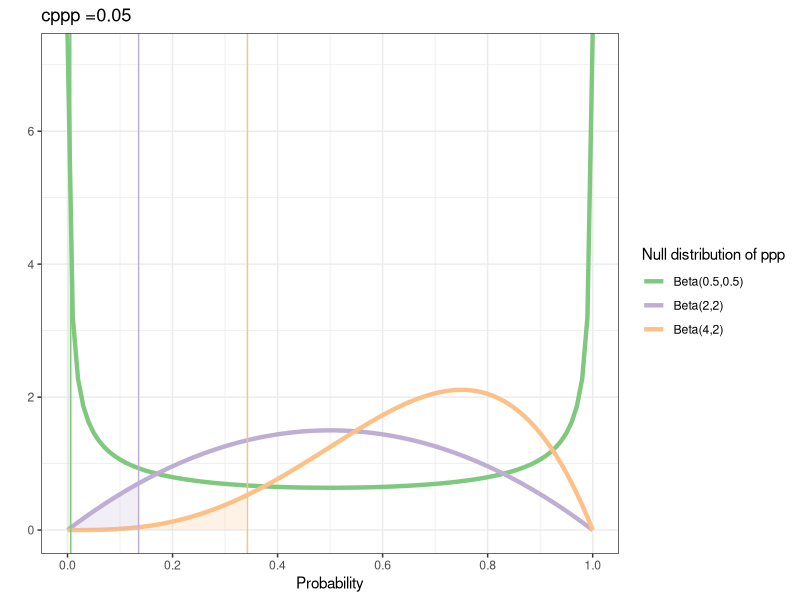
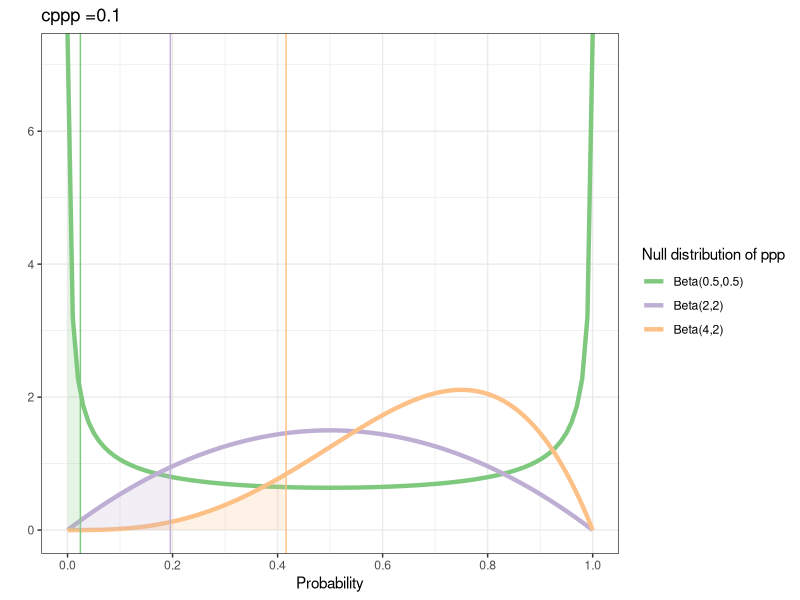
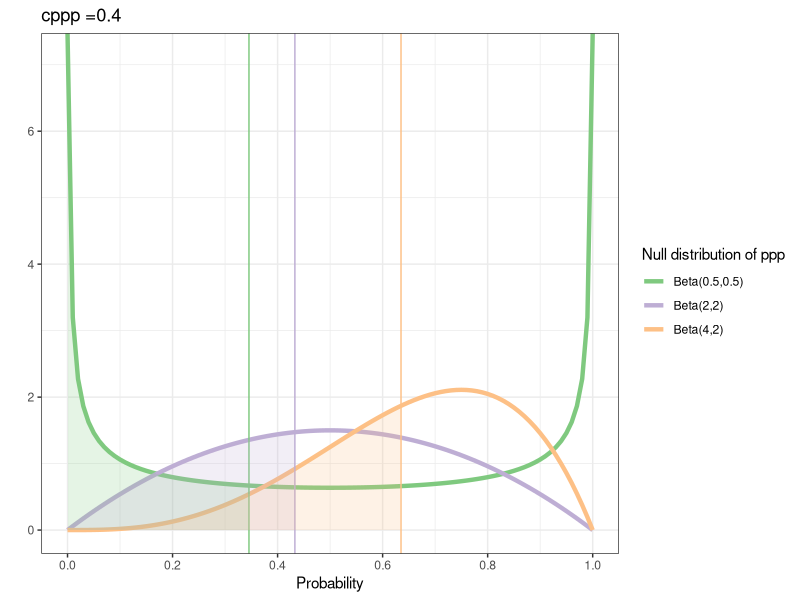

Generate these figures, in order, with R: (Note: this script raises an error after producing the figures.)
library(cowplot)
library(ggplot2)


cppp0 <- c(0.05, 0.1, 0.4)

## null ppp distribution
a <- c(0.5, 2, 4)
b <- c(0.5, 2, 2)


# pppObs <- qbeta(cppp0, a[1], b[1],  lower.tail = TRUE)
# curve(dbeta(x,a[1], b[1]))
# abline(v = pppObs)

library(RColorBrewer)
library(ggplot2)

curveColors <- brewer.pal(3, "Accent")
        
plotList <- list()

for(i in 1:length(cppp0)) {
p <- ggplot(data.frame(x = c(0, 1)), aes(x = x)) +
        stat_function(fun = dbeta, args = list(a[1], b[1]),
                      aes(colour = paste0("Beta(", a[1], "," , b[1], ")")), size = 1.5) +
        stat_function(fun = dbeta, args = list(a[2], b[2]),
                      aes(colour = paste0("Beta(", a[2], "," , b[2], ")")), size = 1.5) +
        stat_function(fun = dbeta, args = list(a[3], b[3]),
                      aes(colour = paste0("Beta(", a[3], "," , b[3], ")")), size = 1.5) +
        scale_x_continuous(name = "Probability",
                              breaks = seq(0, 1, 0.2),
                              limits=c(0, 1)) + 
        scale_colour_manual(values = curveColors) +
        labs(colour = "Null distribution of ppp") +
        ylab("") + ggtitle(paste0("cppp =", cppp0[i])) + 
		theme_bw()        

funcShaded <- function(x, a, b, prob) {
    y 		 		 <- dbeta(x, shape1 = a, shape2 = b)
    quantile 		 <- qbeta(prob, shape1 = a, shape2 = b, lower.tail = TRUE)
    y[x  > quantile] <- NA
    return(y)
}

p <- p + stat_function(fun=funcShaded, args = list(a = a[1], b = b[1], prob = cppp0[i]),
	                   geom="area", fill= curveColors[1], alpha=0.2, n = 500) + 
 		 geom_vline(xintercept = qbeta(cppp0[i], shape1 = a[1], shape2 = b[1], lower.tail = TRUE),
 		 			color = curveColors[1]) +
		 stat_function(fun=funcShaded, args = list(a = a[2], b = b[2], prob = cppp0[i]),
	                   geom="area", fill= curveColors[2], alpha=0.2, n = 500) + 
 		 geom_vline(xintercept = qbeta(cppp0[i], shape1 = a[2], shape2 = b[2], lower.tail = TRUE),
 		 			color = curveColors[2]) +
		 stat_function(fun=funcShaded, args = list(a = a[3], b = b[3], prob = cppp0[i]),
	                   geom="area", fill= curveColors[3], alpha=0.2, n = 500) + 
 		 geom_vline(xintercept = qbeta(cppp0[i], shape1 = a[3], shape2 = b[3], lower.tail = TRUE),
 		 			color = curveColors[3])



print(i)
print(p)
plotList[[i]] <- p

}



allPlots <- cowplot::plot_grid(
   cowplot::plot_grid(
    plotList[[1]] + theme(legend.position = "none") + coord_cartesian(ylim = c(0,3)),
    plotList[[2]] + theme(legend.position = "none") + coord_cartesian(ylim = c(0,3)),
    plotList[[3]] + theme(legend.position = "none") + coord_cartesian(ylim = c(0,3)),
    nrow = 1, align = "h"
   ),
   cowplot::get_legend(plotList[[1]]  + 
      theme(legend.position = "right")), 
   rel_widths = c(.85, .15), nrow=1)


save_plot("figures/Fig1_cpppScenarios.png", allPlots, 
		  base_height = 4, base_width = 5, ncol = 3)

